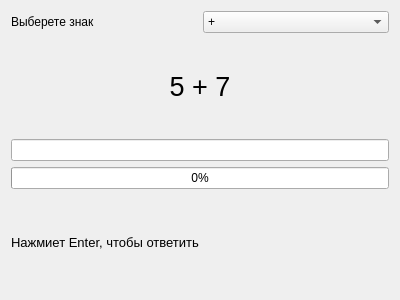
<?xml version="1.0" encoding="UTF-8"?>
<ui version="4.0">
 <class>ArithmeticWidget</class>
 <widget class="QWidget" name="ArithmeticWidget">
  <property name="geometry">
   <rect>
    <x>0</x>
    <y>0</y>
    <width>400</width>
    <height>300</height>
   </rect>
  </property>
  <property name="windowTitle">
   <string>Устный счет</string>
  </property>
  <layout class="QVBoxLayout" name="verticalLayout">
   <item>
    <layout class="QHBoxLayout" name="horizontalLayout">
     <item>
      <widget class="QLabel" name="label">
       <property name="text">
        <string>Выберете знак</string>
       </property>
      </widget>
     </item>
     <item>
      <widget class="QComboBox" name="comboBox">
       <item>
        <property name="text">
         <string>+</string>
        </property>
       </item>
       <item>
        <property name="text">
         <string>-</string>
        </property>
       </item>
       <item>
        <property name="text">
         <string>*</string>
        </property>
       </item>
      </widget>
     </item>
    </layout>
   </item>
   <item>
    <widget class="QLabel" name="main_label">
     <property name="font">
      <font>
       <family>MS Shell Dlg 2</family>
       <pointsize>20</pointsize>
       <weight>50</weight>
       <italic>false</italic>
       <bold>false</bold>
      </font>
     </property>
     <property name="styleSheet">
      <string notr="true"/>
     </property>
     <property name="text">
      <string>5 + 7</string>
     </property>
     <property name="alignment">
      <set>Qt::AlignCenter</set>
     </property>
    </widget>
   </item>
   <item>
    <widget class="QLineEdit" name="lineEdit">
     <property name="cursorPosition">
      <number>0</number>
     </property>
    </widget>
   </item>
   <item>
    <widget class="QProgressBar" name="progressBar">
     <property name="value">
      <number>0</number>
     </property>
    </widget>
   </item>
   <item>
    <widget class="QLabel" name="label_ans">
     <property name="font">
      <font>
       <pointsize>10</pointsize>
      </font>
     </property>
     <property name="text">
      <string>Нажмиет Enter, чтобы ответить</string>
     </property>
    </widget>
   </item>
  </layout>
 </widget>
 <resources/>
 <connections/>
</ui>
